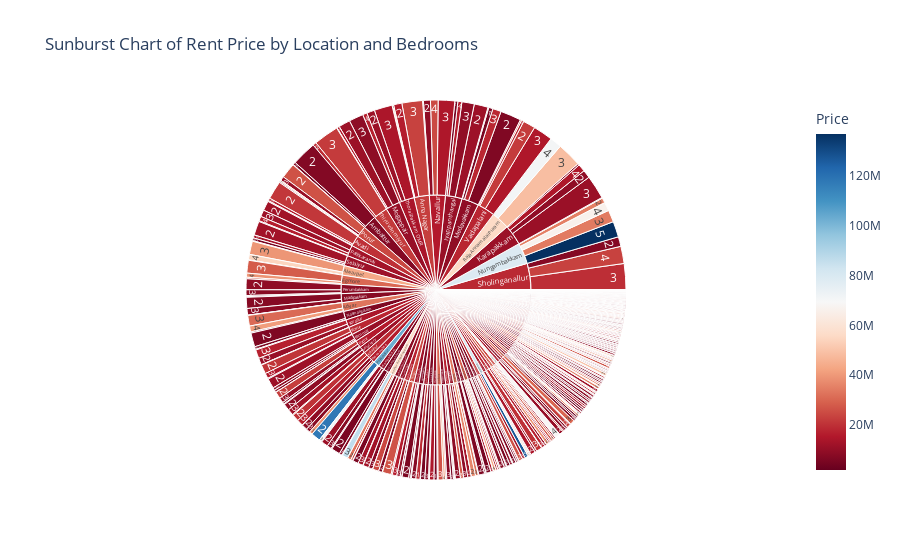

This figure's notebook cell:
### Code cell
import plotly.express as px

# Create a sunburst chart using relevant categorical and numerical columns
fig = px.sunburst(df, path=['Location', 'No. of Bedrooms'], values='Price', 
                  color='Price', hover_data=['Area'],
                  color_continuous_scale='RdBu', 
                  title='Sunburst Chart of Rent Price by Location and Bedrooms')

fig.show()

### Figure 1 — Plotly figure (JSON) as saved in the notebook; plotly's stock layout.template omitted (floating-point values rounded to 4 significant figures; data arrays with more than 128 entries replaced by an {"elided": "..."} marker saying what was removed)
{"data": [{"branchvalues": "total", "customdata": {"elided": "600x2 mixed values"}, "domain": {"x": [0, 1], "y": [0, 1]}, "hovertemplate": "labels=%{label}<br>Price_sum=%{value}<br>parent=%{parent}<br>id=%{id}<br>Area=%{customdata[0]}<br>Price=%{color}<extra></extra>", "ids": {"elided": "600 str values"}, "labels": {"elided": "600 str values"}, "marker": {"coloraxis": "coloraxis", "colors": {"elided": "600 float values"}}, "name": "", "parents": {"elided": "600 str values"}, "type": "sunburst", "values": {"elided": "600 int values"}}], "layout": {"coloraxis": {"colorbar": {"title": {"text": "Price"}}, "colorscale": [[0, "rgb(103,0,31)"], [0.1, "rgb(178,24,43)"], [0.2, "rgb(214,96,77)"], [0.3, "rgb(244,165,130)"], [0.4, "rgb(253,219,199)"], [0.5, "rgb(247,247,247)"], [0.6, "rgb(209,229,240)"], [0.7, "rgb(146,197,222)"], [0.8, "rgb(67,147,195)"], [0.9, "rgb(33,102,172)"], [1, "rgb(5,48,97)"]]}, "legend": {"tracegroupgap": 0}, "title": {"text": "Sunburst Chart of Rent Price by Location and Bedrooms"}}}
